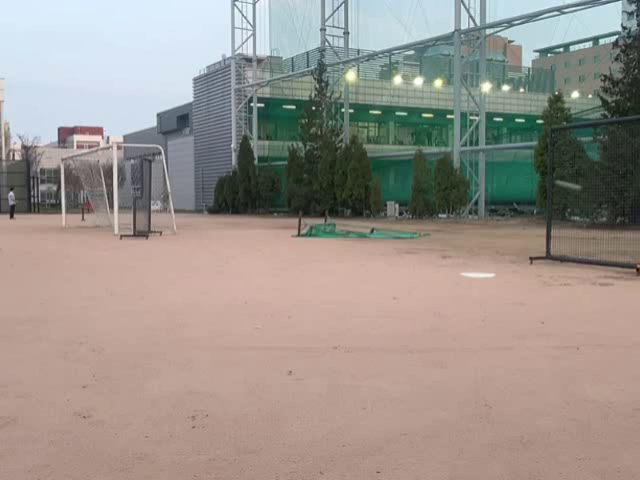
#> input picture frame 109 of cam1_20250407_184850.mp4, 640 x 480 px, given in place of the camera
$ python realtime_60fps_record_2phone.py
#> lines starting #> are read from the running program, lines starting #| are printed output that depends on the picture; after the words box and inside, x2 and y2 are one past the last pixel; in counts of white or black regions, pixels touching at a corner belong together
import cv2
import datetime

# 두 대의 IVCam 카메라 연결
cam1 = cv2.VideoCapture(1, cv2.CAP_DSHOW) # subin
cam2 = cv2.VideoCapture(0, cv2.CAP_DSHOW) # hynseo
roi_rect_color = (255, 0, 0)

cam1.set(cv2.CAP_PROP_FRAME_WIDTH, 1280)
cam1.set(cv2.CAP_PROP_FRAME_HEIGHT, 720)

cam2.set(cv2.CAP_PROP_FRAME_WIDTH, 1280)
cam2.set(cv2.CAP_PROP_FRAME_HEIGHT, 720)

# 카메라 확인 (하나라도 열리지 않으면 종료)
if not cam1.isOpened() and not cam2.isOpened():
    print("Failed to open one or both cameras")
    exit()

# 비디오 설정
fps = 60
width1, height1 = int(cam1.get(3)), int(cam1.get(4))
width2, height2 = int(cam2.get(3)), int(cam2.get(4))
fourcc = cv2.VideoWriter_fourcc(*'mp4v')
recording = False
out1 = None
out2 = None

Draw_line = True
Dead_line =  500
homeplate_x = 423
homeplate_y = 347
homeplate_width = 55
homeplate_height = 12

while True:
    ret1, frame1 = cam1.read()
#> frame1 is the input picture: shape (480, 640, 3); mean B, G, R 140.6, 147.7, 155.5
    ret2, frame2 = cam2.read()

    if not ret1 and not ret2:
        print("Failed to grab frames")
        break

    key = cv2.waitKey(1) & 0xFF
#> (key Esc is pressed here)

    # 선 및 홈플레이트 표시
    if Draw_line:
        cv2.line(frame1, (Dead_line, 0), (Dead_line, height1), (0, 255, 255), 2)
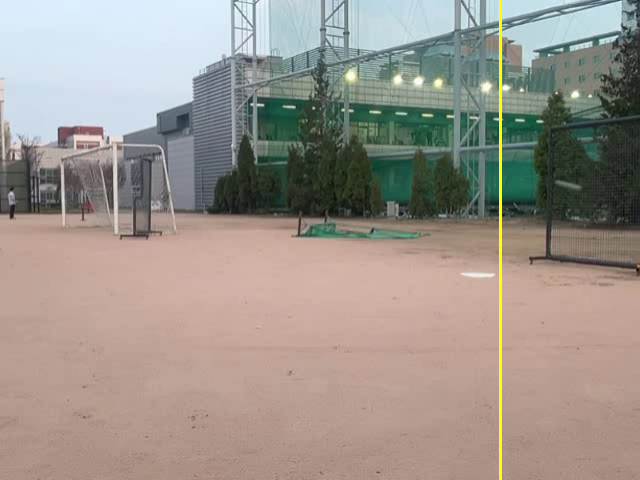
#> frame1: shape (480, 640, 3); 0.47% of pixels changed, all inside (x1, y1, x2, y2) = (499, 0, 502, 480)
        cv2.line(frame2, (width2 - Dead_line, 0), (width2 - Dead_line, height2), (0, 255, 255), 2)
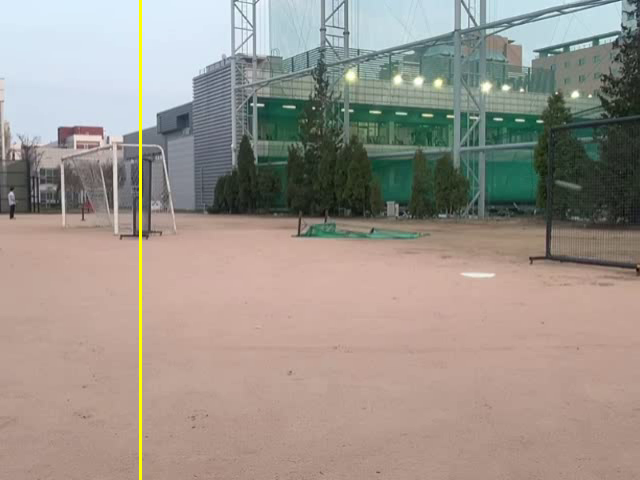
#> frame2: shape (480, 640, 3); 0.47% of pixels changed, all inside (x1, y1, x2, y2) = (139, 0, 142, 480)

        cv2.rectangle(frame1, (homeplate_x, homeplate_y),
                      (homeplate_x + homeplate_width, homeplate_y + homeplate_height), roi_rect_color, 2)
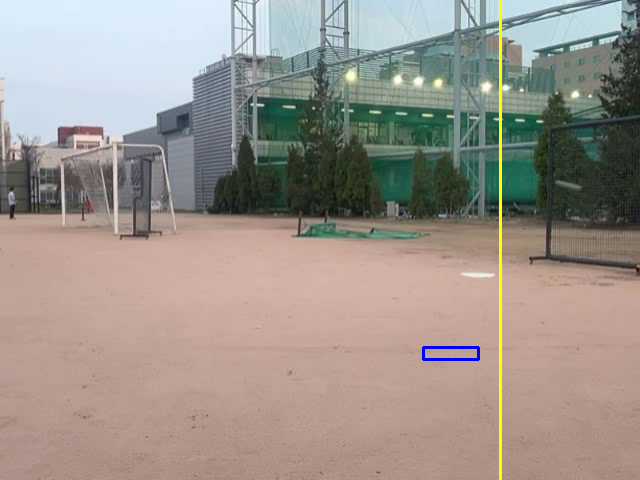
#> frame1: shape (480, 640, 3); 0.13% of pixels changed, all inside (x1, y1, x2, y2) = (422, 346, 480, 361)
        cv2.rectangle(frame2, (width2 - homeplate_x, homeplate_y),
                      (width2 - homeplate_x - homeplate_width, homeplate_y + homeplate_height), roi_rect_color, 2)
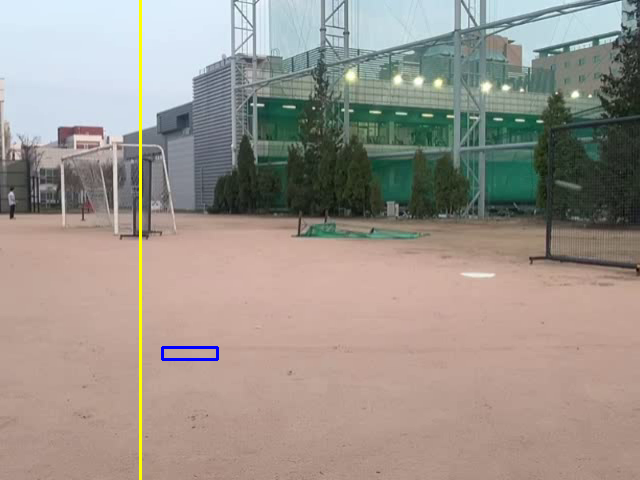
#> frame2: shape (480, 640, 3); 0.13% of pixels changed, all inside (x1, y1, x2, y2) = (161, 346, 219, 361)

    # 영상 출력

    cv2.imshow("Camera 1", frame1)
    cv2.imshow("Camera 2", frame2)

    if key == 27:  # ESC
        break
    elif key == 32:  # 스페이스바 눌러서 녹화 시작/중지
        recording = not recording
        if recording:
            timestamp = datetime.datetime.now().strftime("%Y%m%d_%H%M%S")
            out1 = cv2.VideoWriter(f"cam1_{timestamp}.mp4", fourcc, fps, (width1, height1))
            out2 = cv2.VideoWriter(f"cam2_{timestamp}.mp4", fourcc, fps, (width2, height2))
            print("녹화 시작")
        else:
            if out1: out1.release()
            if out1: out2.release()
            out1= None
            out2= None
            print("녹화 중지")
    elif key == ord('r'):
        Draw_line = False
        print(f"Camera 1 width: {width1}")
        print(f"Camera 1 height: {height1}")
        print(f"Camera 2 width: {width2}")
        print(f"Camera 2 height: {height2}")
    # 녹화 중일 때 저장
    if recording and out1:
        out1.write(frame1)
        out2.write(frame2)

# 종료 처리
if out1: out1.release()
if out2: out2.release()
cam1.release()
cam2.release()
cv2.destroyAllWindows()
